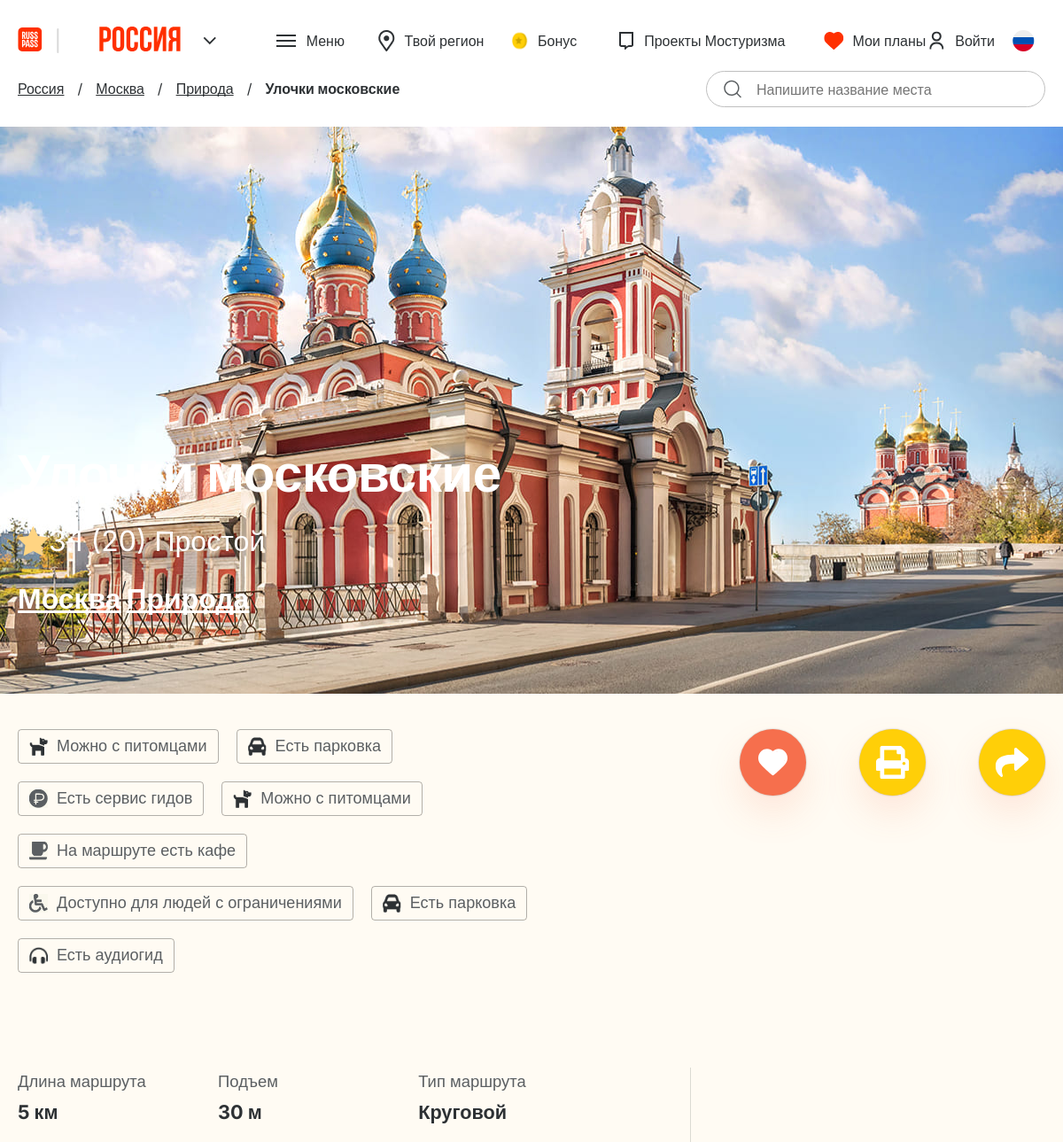
The app's page /park/1 (upper part), older data.
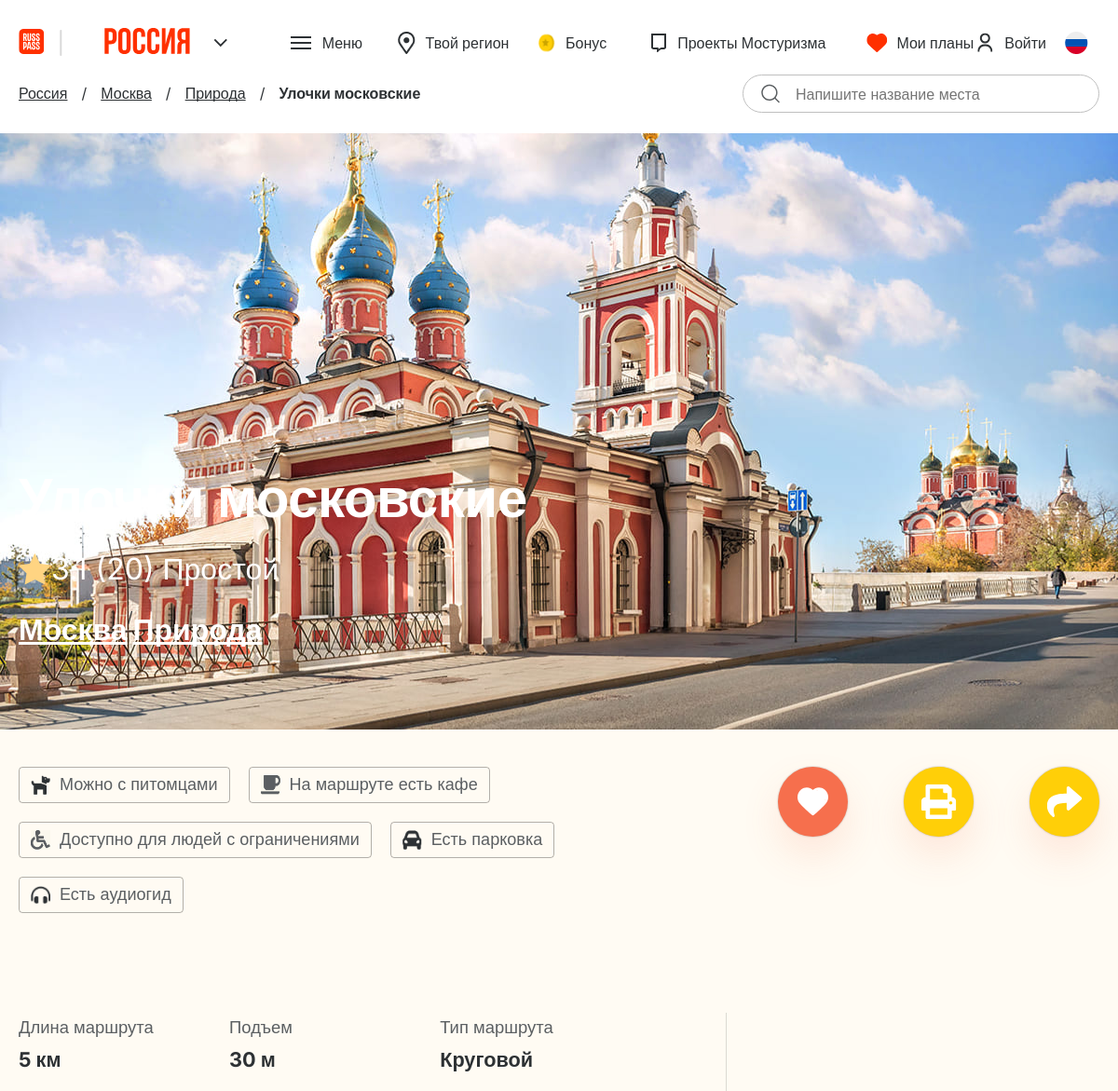
The same page, newer data.
### travels/models.py (models this page shows, shortened)
class RouteTags(models.Model):
    route_id = models.ForeignKey(Route, on_delete=models.CASCADE)
    tag_id = models.ForeignKey(Tags, on_delete=models.CASCADE)

class Tags(models.Model):
    name = models.CharField(unique=True, max_length=100)
    description = models.TextField(blank=True)
    icon = models.ImageField(upload_to='images/tag_icons/', blank=True)

### travels/views.py (the view)
# urls.py: path('park/<int:pk>', ParkDetails.as_view(template_name='russpass/park.html'), name='park'),
class ParkDetails(DetailView):
    queryset = Route.objects.all()
    def get_context_data(self, **kwargs):
        context = super().get_context_data(**kwargs)
        context['tags'] =  RouteTags.objects.filter(route_id=self.object.id)
        return context

### travels/models.py (called while the page is built)
    def __str__(self):
        return f'{self.type}'

    def __str__(self):
        return f'{self.name}'

### templates/russpass/park.html (shortened to what the changed rows need)
{% load static %}
{% load i18n %}
<!DOCTYPE html>
<html lang="ru">
<head>
    <link rel="stylesheet" href="{% static 'russpass/css/normalize.css' %}">
    <link rel="stylesheet" href="{% static 'russpass/css/style.css' %}">
</head>
<body>
    <main>
        <section class="hero hero--marshrut" style="background-image: url('{{ route.preview_big.url }}');">
            <div class="container container-hero container-hero--marshrut">
                <div class="hero-content">
                    <h1 class="title-hero title-hero--marshrut">{{ route.name }}</h1>
                </div>
            </div>
        </section>
        <section class="drive-btn">
            <div class="container container-btn">
                <div class="drive-btn-content">
                    <div class="drive-btn-content__left">
                        {% if tags %}
                            {% for tag in tags %}
                        <div class="btn-group">
                            <img src="{{ tag.tag_id.icon.url }}" width="21" height="21">
                            <span>{{ tag.tag_id.name }}</span>
                        </div>
                        {% endfor %}
                        {% endif %}
                    </div>
                </div>
            </div>
        </section>
    </main>
</body>
</html>

Row changes from the older to the newer data that the page shows:
no longer on this page (row edited): RouteTags: tag_id.icon (picture), tag_id.name "Можно с питомцами"
no longer on this page (row edited): RouteTags: tag_id.icon (picture), tag_id.name "Есть парковка"
no longer on this page (row edited): RouteTags: tag_id.icon (picture), tag_id.name "Есть сервис гидов"
